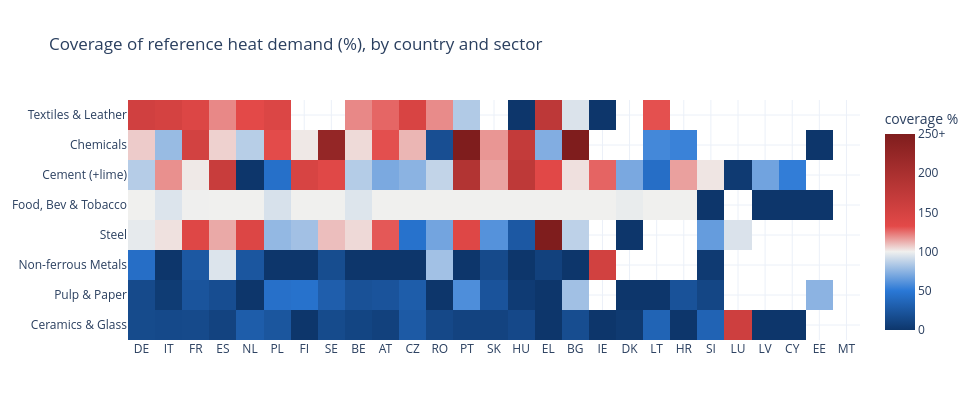

The cell this chart's notebook holds for it:
### Markdown cell above
## Where the gaps are — coverage ratio by country x sector

Bottom-up / reference, % (100 = perfect agreement). Blue = bottom-up under the
reference, red = over. Cells are capped at 250% for readability; hover shows the
exact value. Countries ordered by reference demand, sectors by EU coverage.

### Code cell
order_cc = totals.sort_values("reference_twh", ascending=False).index
sec_tot = cmp.groupby("sector")[["bottom_up_twh", "reference_twh"]].sum()
order_sec = (100 * sec_tot.bottom_up_twh / sec_tot.reference_twh).sort_values().index

grid = cmp.pivot(index="sector", columns="cc", values="coverage_pct")
grid = grid.reindex(index=order_sec, columns=order_cc)
ref_grid = cmp.pivot(index="sector", columns="cc", values="reference_twh").reindex(
    index=order_sec, columns=order_cc)
# blank out cells where the reference itself is negligible (<0.1 TWh)
show = grid.where(ref_grid >= 0.1)

fig = go.Figure(go.Heatmap(
    z=show.clip(upper=250).values, x=show.columns, y=show.index,
    zmin=0, zmax=250, zmid=100,
    colorscale=[[0.0, "#0d366b"], [0.2, "#2a78d6"], [0.4, "#f0f0ee"],
                [0.53, "#e34948"], [1.0, "#7f1d1d"]],
    customdata=np.dstack([np.where(np.isnan(show.values), 0, show.values),
                          np.where(np.isnan(ref_grid.values), 0, ref_grid.values)]),
    hovertemplate="%{x} - %{y}<br>coverage %{customdata[0]:.0f}%"
                  "<br>reference %{customdata[1]:.1f} TWh<extra></extra>",
    colorbar=dict(title="coverage %", tickvals=[0, 50, 100, 150, 200, 250],
                  ticktext=["0", "50", "100", "150", "200", "250+"]),
))
fig.update_layout(title="Coverage of reference heat demand (%), by country and sector",
                  template="plotly_white", height=420, width=980)
fig.show()

### Figure 1 — Plotly figure (JSON) as saved in the notebook; plotly's stock layout.template omitted (floating-point values rounded to 4 significant figures; data arrays with more than 128 entries replaced by an {"elided": "..."} marker saying what was removed)
{"data": [{"colorbar": {"ticktext": ["0", "50", "100", "150", "200", "250+"], "tickvals": [0, 50, 100, 150, 200, 250], "title": {"text": "coverage %"}}, "colorscale": [[0.0, "#0d366b"], [0.2, "#2a78d6"], [0.4, "#f0f0ee"], [0.53, "#e34948"], [1.0, "#7f1d1d"]], "customdata": {"elided": "432 float values"}, "hovertemplate": "%{x} - %{y}<br>coverage %{customdata[0]:.0f}%<br>reference %{customdata[1]:.1f} TWh<extra></extra>", "type": "heatmap", "x": ["DE", "IT", "FR", "ES", "NL", "PL", "FI", "SE", "BE", "AT", "CZ", "RO", "PT", "SK", "HU", "EL", "BG", "IE", "DK", "LT", "HR", "SI", "LU", "LV", "CY", "EE", "MT"], "y": ["Ceramics & Glass", "Pulp & Paper", "Non-ferrous Metals", "Steel", "Food, Bev & Tobacco", "Cement (+lime)", "Chemicals", "Textiles & Leather"], "z": {"elided": "8x27 float values"}, "zmax": 250, "zmid": 100, "zmin": 0}], "layout": {"height": 420, "title": {"text": "Coverage of reference heat demand (%), by country and sector"}, "width": 980}}
